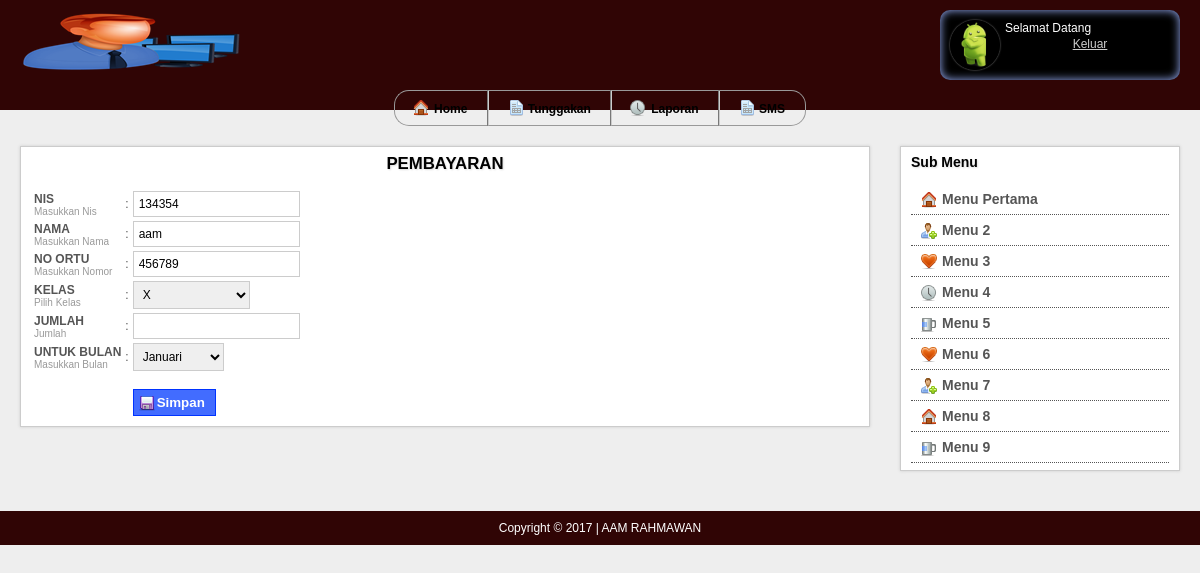
The app's page /pages/bayar.php?id=119 with its own data.
### tables this page shows
CREATE TABLE `t_siswa` (
  `id` int(11) NOT NULL,
  `nis` varchar(30) NOT NULL,
  `nama` varchar(50) NOT NULL,
  `kelas` enum('X','XI','XII') NOT NULL,
  `alamat` text NOT NULL,
  `jenis` enum('LAKI-LAKI','PEREMPUAN') NOT NULL,
  `ortu` varchar(50) NOT NULL,
  `no` varchar(20) NOT NULL
);

### pages/bayar.php (the view, shortened to what this page needs)
<!DOCTYPE html>
<?php
include "../koneksi.php";
if (isset($_GET['id'])) {
$id = ($_GET["id"]);
$query = "SELECT * FROM t_siswa WHERE id='$id'";
$result = mysqli_query($db, $query);
$data = mysqli_fetch_assoc($result);
$nis = $data["nis"];
$nama = $data["nama"];
$no = $data["no"];
}
?>
<html>
<head>
    <link rel="stylesheet" type="text/css" href="style.css">
</head>
<body>
<?php
include "header.php"
?>
        <div id="content">
            <table border="0" width="100%" cellpadding="0" cellspacing="0">
                <tr valign="top">
                    <td width="75%" style="padding-right:20px;">
                        <div id="body">
                            <center><div class="title"><big>PEMBAYARAN</big></div></center>
                            <div class="body">
                                <form id="form1" name="form1" action="" method="post">
                                <table>
                                    <tr>
                                        <td><b>NIS</b><div class="desc">Masukkan Nis</div></td>
                                        <td>:</td>
                                        <td><input type="text" name="nis" value="<?php echo $nis ?>" readonly  /></td>
                                    </tr>
                                    <tr>
                                        <td><b>NAMA</b><div class="desc">Masukkan Nama</div></td>
                                        <td>:</td>
                                        <td><input type="text" name="nama" value="<?php echo $nama ?>" readonly /></td>
                                    </tr>
                                    <tr>
                                        <td><b>NO ORTU</b><div class="desc">Masukkan Nomor</div></td>
                                        <td>:</td>
                                        <td><input type="text" name="no" value="<?php echo $no ?>" readonly  /></td>
                                    </tr>
                                        <tr>
                                        <td><b>KELAS</b><div class="desc">Pilih Kelas</div></td>
                                        <td>:</td>
                                        <td><select name="kelas" onchange="tampilkan()"><option>Pilih Salah Satu</option>
                                        <option value="X"<?php if($data['kelas'] == 'X'){ echo 'selected'; } ?>>X</option>
                                    </tr>
                                     <tr>
                                        <td><b>JUMLAH</b><div class="desc">Jumlah</div></td>
                                        <td>:</td>
                                        <td><input type="text" name="jumlah" id="jumlah" readonly /></td>
                                    </tr>
                                    <tr>
                                        <td><b>UNTUK BULAN</b><div class="desc">Masukkan Bulan</div></td>
                                        <td>:</td>
                                        <td><select name="untukbulan">
                                        <?php
                                        $namabulan=array("Januari","Februari","Maret","April","Mei","Juni","Juli","Agustus","September","Oktober","November","Desember");
                                        ?>
                                        <?php
                                        for($untukbulan=1; $untukbulan<=12; $untukbulan++) { ?>
                                        <option value="<?php echo $untukbulan; ?>">
                                          <?php echo $namabulan[$untukbulan-1]; ?>
                                        </option>
                                        <?php } ?>
                                        </select></td>
                                    <tr>
                                        <td>&nbsp;</td>
                                        <td>&nbsp;</td>
                                        <td><br><input type="submit" name="simpan" value="Simpan">
                                    </tr>
                                </table>
                                </form>
                            </div>
                        </div>
                    </td>
                    <td width="25%" style="padding-left:10px;">
                        <div id="body">
                            <div class="title">Sub Menu</div>
                            <div class="body">
                                <a class="submenu" href="#"><img src="../images/home.png">Menu Pertama</a>
                                <a class="submenu" href="#"><img src="../images/menu1.png">Menu 2</a>
                                <a class="submenu" href="#"><img src="../images/menu2.png">Menu 3</a>
                                <a class="submenu" href="#"><img src="../images/menu3.png">Menu 4</a>
                                <a class="submenu" href="#"><img src="../images/menu4.png">Menu 5</a>
                                <a class="submenu" href="#"><img src="../images/menu2.png">Menu 6</a>
                                <a class="submenu" href="#"><img src="../images/menu1.png">Menu 7</a>
                                <a class="submenu" href="#"><img src="../images/home.png">Menu 8</a>
                                <a class="submenu" href="#"><img src="../images/menu4.png">Menu 9</a>
                            </div>
                        </div>
                    </td>
                </tr>
            </table>
        </div>
<?php
include "../footer.php"
?>
</body>
</html>

### pages/style.css (style rules this page uses)
body { background:#EEE; font-family:Tahoma, Geneva, sans-serif; font-size:12px; padding:0; margin:0; }
input[type="text"], input[type="password"], select, textarea { font-family:Tahoma, Geneva, sans-serif; font-size:12px; padding:5px; border:1px solid #CCC; }
input[type="submit"] { background:#426CFF url(../images/button-save.png) 5px 5px no-repeat; border:1px solid #03F; padding:5px 10px 5px 23px; font-weight:bold; color:#FFF; cursor:pointer; }
#content { margin:20px; color:#555; }
#content #body { background:#FFF; margin-bottom:20px; border:1px solid #CCCCCC; box-shadow:0px 0px 3px #CCC; }
#content #body .title { background:url(../images/bg-body-title.png) repeat-x; padding:7px 10px; font-size:14px; font-weight:bold; text-shadow:1px 1px 2px #DDD; color:#000; }
#content #body .body { padding:7px 10px; }
#content #body .body a.submenu { display:block; font-weight:bold; text-decoration:none; color:#555; font-size:14px; padding:7px 10px; border-bottom:1px dotted #555; }
#content #body .body a.submenu img { margin:0 5px -4px 0; }
.desc { font-size:10px; color:#999; }

### records on screen
t_siswa: nis "134354", nama "aam", no "456789", kelas "X"

### other values on screen
form field untukbulan "Januari"
